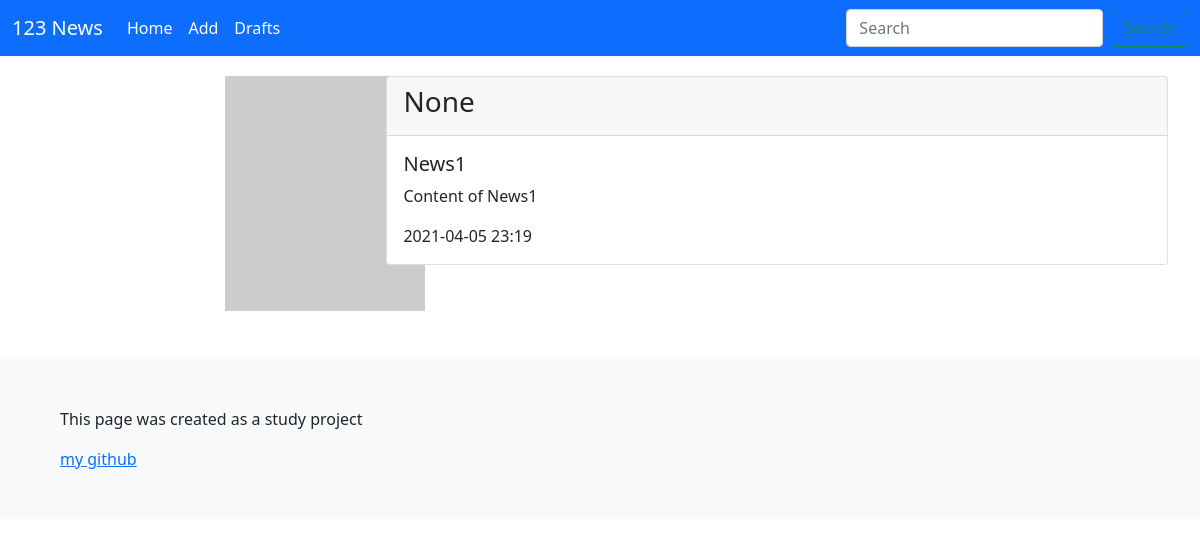
Before: / with the older database file.
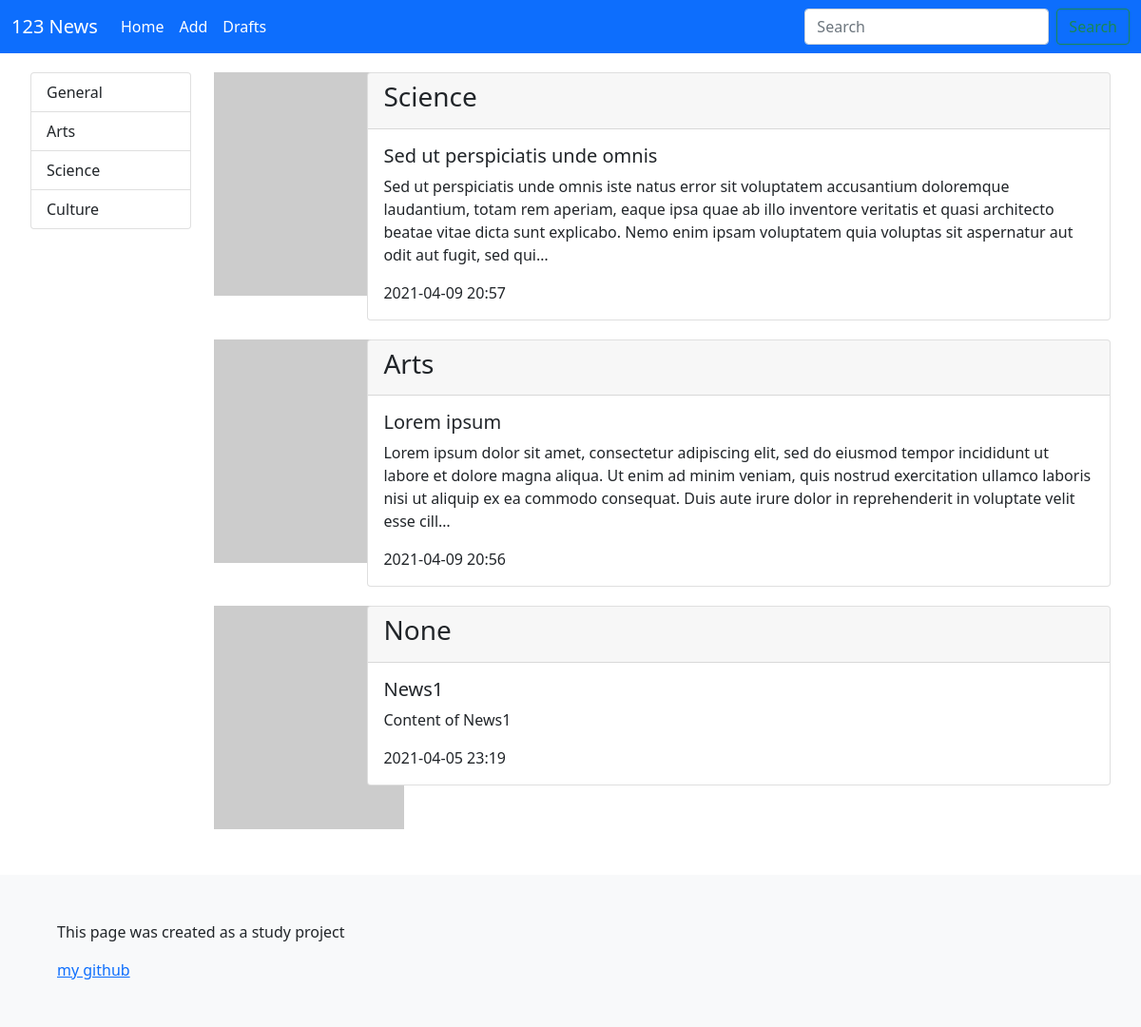
After: the same page with the newer database file.
### news/models.py (models this page shows, shortened)
class News(models.Model):
    title = models.CharField(max_length=150)
    content = models.TextField(blank=True)
    created_at = models.DateTimeField(auto_now_add=True)
    updated_at = models.DateTimeField(auto_now=True)
    is_published = models.BooleanField(default=False)
    category = models.ForeignKey('Category', on_delete=models.PROTECT, blank=True, null=True)
    class Meta:
        verbose_name_plural = 'News'
        ordering = ['-created_at', 'title']

class Category(models.Model):
    title = models.CharField(max_length=100, db_index=True)
    def __str__(self):
        return self.title
    class Meta:
        verbose_name_plural = 'Categories'

### news/views.py (the view)
# urls.py: path('', Index.as_view(), name='news_list'),
class Index(ListView):
    template_name = "news_list.html"
    news = News.objects.all()
    def get_queryset(self):
        return News.objects.all()
    def get_categories(self):
        return Category.objects.all()
    def get_context_data(self, *args, **kwargs):
        context = super().get_context_data(*args, **kwargs)
        context['News'] = self.get_queryset()
        context['Categories'] = self.get_categories()
        return context

### news/templates/news/news_list.html
{% extends "base_generic.html" %}
{% block content %}
<div class="row align-items-start" style="margin-top: 20px; margin-left: 20px; margin-right: 20px">
    <div class="col-2">
        <div id="list-example" class="list-group">
            {% for item in Categories %}
                <a class="list-group-item list-group-item-action" href="#">{{ item.title }}</a>
            {% endfor %}
        </div>
    </div>
    <div class="col">
        {% for item in News %}
            <div class="row align-items-start">
                <div class="col-2">
                    <img src="https://picsum.photos/id/{{ item.id }}/200/235" alt="...">
                </div>
                <div class="col">
                    <div class="card" style="margin-bottom: 20px">
                      <div class="card-header"> <h3>{{ item.category }}</h3> </div>
                      <div class="card-body">
                        <h5 class="card-title"> {{ item.title }} </h5>
                        <p class="card-text"> {{ item.content|truncatechars:300 }} </p>
                        <p class="card-text">{{ item.created_at|date:"Y-m-d H:i" }}</p>
                      </div>
                    </div>
                </div>
            </div>
         {% endfor %}
    </div>
</div>
{% endblock %}

### news/templates/base_generic.html (shortened to what this page needs)
<!DOCTYPE html>
<html lang="en">
<head>
    <link href="https://cdn.jsdelivr.net/npm/bootstrap@5.0.0-beta3/dist/css/bootstrap.min.css" rel="stylesheet"
>
</head>
<body>
        <nav class="navbar navbar-expand-lg navbar-dark bg-primary">
          <div class="container-fluid">
            <a class="navbar-brand" href="{% url 'news_list' %}">123 News</a>
            <div class="collapse navbar-collapse" id="navbarSupportedContent">
              <ul class="navbar-nav me-auto mb-2 mb-lg-0">
                <li class="nav-item">
                  <a class="nav-link active" aria-current="page" href="#">Home</a>
                </li>
                <li class="nav-item">
                  <a class="nav-link active" aria-current="page" href="#">Add</a>
                </li>
                <li class="nav-item">
                  <a class="nav-link active" aria-current="page" href="#">Drafts</a>
                </li>
              </ul>
              <form class="d-flex">
                <input class="form-control me-2" type="search" placeholder="Search" aria-label="Search">
                <button class="btn btn-outline-success" type="submit">Search</button>
              </form>
            </div>
          </div>
        </nav>
    {% block content %}
    {% endblock %}
    <footer class="bd-footer p-3 p-md-5 mt-5 bg-light text-center text-sm-start">
      <div class="container">
        <p>This page was created as a study project</p>
        <a href="https://github.com/OttoGotlieb">my github</a>
      </div>
    </footer>
</body>
</html>

Changed rows visible on the page:
added Category: title "General"
added Category: title "Arts"
added Category: title "Science"
added Category: title "Culture"
added News: category "Science", title "Sed ut perspiciatis unde omnis", content "Sed ut perspiciatis unde omnis iste natus error sit voluptatem accusantium doloremque laudantium, totam rem aperiam, eaque ipsa quae ab illo inventore veritatis et quasi architecto beatae vitae dicta sunt explicabo. Nemo enim ipsam voluptatem quia voluptas sit aspernatur aut odit aut fugit, sed qui…", created_at "2021-04-09 20:57"
added News: category "Arts", title "Lorem ipsum", content "Lorem ipsum dolor sit amet, consectetur adipiscing elit, sed do eiusmod tempor incididunt ut labore et dolore magna aliqua. Ut enim ad minim veniam, quis nostrud exercitation ullamco laboris nisi ut aliquip ex ea commodo consequat. Duis aute irure dolor in reprehenderit in voluptate velit esse cill…", created_at "2021-04-09 20:56"
